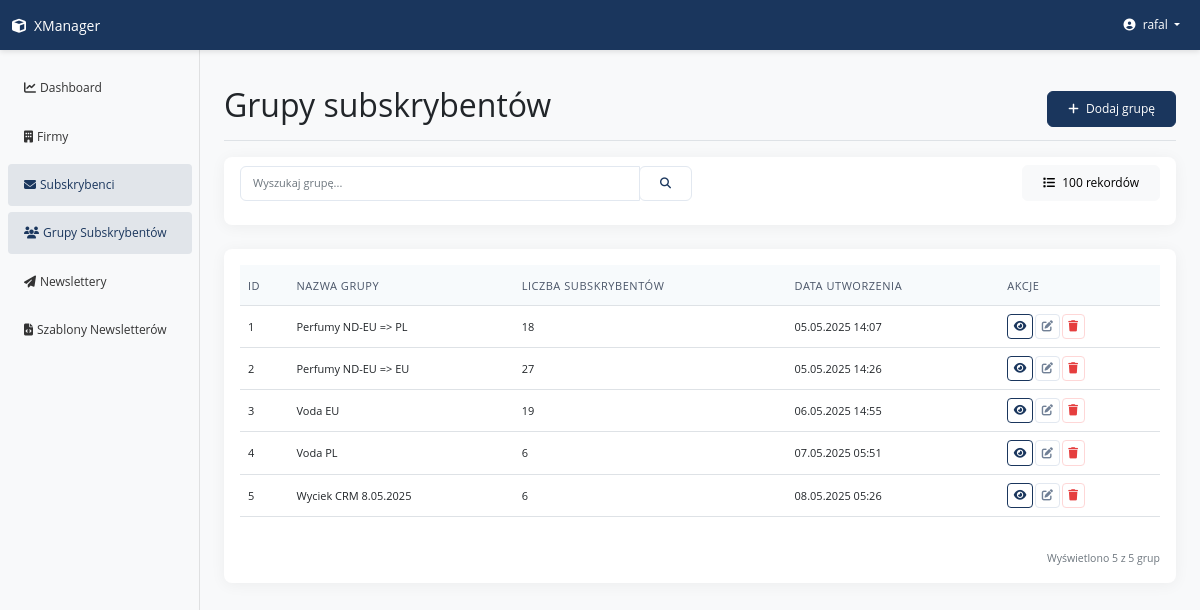
The app's page /subscribers/groups/ (signed in) with its own data.
### apps/subscriber/models.py (models this page shows, shortened)
class SubscriberGroup(CoreModel):
    group_name = models.CharField(max_length=100, verbose_name='Group name')
    class Meta:
        verbose_name = ('Subscriber Group')
        verbose_name_plural = ('Subscriber Groups')

### apps/subscriber/views.py (the view)
# urls.py: path('groups/', views.SubscriberGroupListView.as_view(), name='group_list'),
class SubscriberGroupListView(LoginRequiredMixin, ListView):
    model = SubscriberGroup
    template_name = 'subscriber/group_list.html'
    context_object_name = 'groups'
    paginate_by = 100
    def get_paginate_by(self, queryset):
        page_size = self.request.GET.get('page_size', str(self.paginate_by))
        self.selected_page_size = page_size
        return int(page_size) if page_size.isdigit() else self.paginate_by
    def get_queryset(self):
        queryset = super().get_queryset()
        search_query = self.request.GET.get('search', '')
        if search_query:
            queryset = queryset.filter(group_name__icontains=search_query)
        return queryset
    def get_context_data(self, **kwargs):
        context = super().get_context_data(**kwargs)
        context['search_query'] = self.request.GET.get('search', '')
        context['selected_page_size'] = getattr(
            self, 'selected_page_size', str(self.paginate_by))
        print(
            f"selected_page_size: {context['selected_page_size']}, type: {type(context['selected_page_size'])}")
        return context

### templates/subscriber/group_list.html (shortened to what this page needs)
{% extends "base.html" %}
{% load static %}
{% block page_title %}Grupy subskrybentów{% endblock %}
{% block page_actions %}
    <a href="{% url 'subscribers:group_create_form' %}" class="btn btn-primary">
        <i class="fas fa-plus me-1"></i> Dodaj grupę
    </a>
{% endblock %}
{% block content %}
    <div class="card mb-4">
        <div class="card-body py-2">
            <form method="get" action="{% url 'subscribers:group_list' %}" class="row g-3 align-items-center">
                <div class="col-md-6">
                    <div class="input-group input-group-sm">
                        <input type="text" class="form-control form-control-sm" name="search" placeholder="Wyszukaj grupę..." value="{{ search_query|default:'' }}">
                        <button class="btn btn-outline-primary btn-sm" type="submit">
                            <i class="fas fa-search"></i>
                        </button>
                    </div>
                </div>
                <div class="col-md-6 text-end">
                    <div class="dropdown d-inline-block">
                        <button class="btn btn-sm btn-light filter-btn" type="button" id="pageSizeFilterDropdown" data-bs-toggle="dropdown" aria-expanded="false">
    <i class="fas fa-list"></i>
    <span class="ms-1" id="pageSizeText">{{ selected_page_size|default:"100" }} rekordów</span>
</button>
                    </div>
                </div>
            </form>
        </div>
    </div>
    <div class="card">
        <div class="card-body">
            {% if groups %}
            <div class="table-responsive">
                <table class="table table-hover table-sm">
                    <thead>
                        <tr>
                            <th scope="col">ID</th>
                            <th scope="col">Nazwa grupy</th>
                            <th scope="col">Liczba subskrybentów</th>
                            <th scope="col">Data utworzenia</th>
                            <th scope="col">Akcje</th>
                        </tr>
                    </thead>
                    <tbody>
                        {% for group in groups %}
                        <tr>
                            <td>{{ group.id }}</td>
                            <td>{{ group.group_name }}</td>
                            <td>{{ group.subscriber.count }}</td>
                            <td>{{ group.created_at|date:"d.m.Y H:i" }}</td>
                            <td>
                                <div class="btn-group">
                                    <a href="{% url 'subscribers:group_view_subscribers' group.id %}" class="btn btn-sm btn-outline-primary btn-action" title="Zobacz subskrybentów">
                                        <i class="fas fa-eye"></i>
                                    </a>
                                    <a href="{% url 'subscribers:group_update' group.id %}" class="btn btn-sm btn-outline-secondary btn-action" title="Edytuj">
                                        <i class="fas fa-edit"></i>
                                    </a>
                                    <a href="{% url 'subscribers:group_delete' group.id %}" class="btn btn-sm btn-outline-danger btn-action" title="Usuń">
                                        <i class="fas fa-trash"></i>
                                    </a>
                                </div>
                            </td>
                        </tr>
                        {% endfor %}
                    </tbody>
                </table>
            </div>
            <div class="text-end mt-3">
                <span class="text-muted small">Wyświetlono {{ groups|length }} z {% if paginator %}{{ paginator.count }}{% else %}{{ groups|length }}{% endif %} grup</span>
            </div>
            {% else %}
            <div class="alert alert-info">
                <i class="fas fa-info-circle me-2"></i> Brak grup do wyświetlenia.
            </div>
            {% endif %}
        </div>
    </div>
{% endblock %}

### templates/navbar.html (shortened to what this page needs)
    <nav class="navbar navbar-expand-lg navbar-dark bg-primary sticky-top">
        <div class="container-fluid">
            <a class="navbar-brand" href="{% url 'home' %}">
                <i class="fas fa-cube me-2"></i>XManager
            </a>
            <div class="collapse navbar-collapse" id="navbarNav">
                <ul class="navbar-nav">
                    <li class="nav-item dropdown">
                        <a class="nav-link dropdown-toggle" href="#" id="userDropdown" role="button" data-bs-toggle="dropdown" aria-expanded="false">
                            <i class="fas fa-user-circle me-1"></i> {{ request.user.username }}
                        </a>
                    </li>
                </ul>
            </div>
        </div>
    </nav>

### static/css/style.css (style rules this page uses)
body { font-family: 'Open Sans', -apple-system, BlinkMacSystemFont, 'Segoe UI', Roboto, 'Helvetica Neue', Arial, sans-serif; background-color: #f8f9fa; font-size: 12px !important; }
.navbar { box-shadow: 0 2px 5px rgba(0, 0, 0, 0.1); z-index: 1030; background-color: #1a365d !important; }
.navbar .navbar-brand, .navbar .nav-link { color: #ffffff; font-size: 12px !important; }
.navbar .navbar-brand { font-size: 14px !important; }
.card { border-radius: 8px; box-shadow: 0 2px 15px rgba(0, 0, 0, 0.05); border: none; margin-bottom: 20px; }
.card-body.py-2 { padding-top: 0.5rem !important; padding-bottom: 0.5rem !important; }
.form-control, .form-select, .input-group-text, .form-control-sm, .form-select-sm, .input-group-sm>.form-control, .input-group-sm>.input-group-text, .input-group-sm>.btn { font-size: 11px !important; padding: 0.5rem 0.75rem; border-color: #e2e8f0; border-radius: 6px; }
.btn { font-weight: 500; padding: 0.5rem 1.25rem; border-radius: 6px; font-size: 12px !important; }
.btn-sm { padding: 0.5rem 1.25rem !important; font-size: 12px !important; border-radius: 6px !important; }
.btn-primary { background-color: #1a365d; border-color: #1a365d; }
.btn-outline-primary { color: #1a365d; border-color: #1a365d; }
.table { font-size: 12px !important; }
.table th { background-color: #f7fafc; font-weight: 500; color: #4a5568; text-transform: uppercase; font-size: 11px !important; letter-spacing: 0.05em; }
.table td, .table th, .table-sm td, .table-sm th { padding: 0.5rem !important; vertical-align: middle !important; line-height: 1.2; font-size: 11px !important; }
.table tr { height: 40px; }
.btn-action { padding: 0.2rem 0.35rem; font-size: 0.7rem; border-radius: 4px; }
.btn-sm.btn-action { padding: 0.2rem 0.35rem !important; font-size: 0.7rem !important; border-radius: 4px !important; }
.btn-outline-secondary.btn-action, .btn-sm.btn-outline-secondary.btn-action { color: #718096; border-color: #e2e8f0; background-color: transparent; }
.btn-outline-danger.btn-action, .btn-sm.btn-outline-danger.btn-action { color: #e53e3e; border-color: #fed7d7; background-color: transparent; }
td .btn-group { gap: 0.2rem; }
.btn-action i { font-size: 0.7rem; }
.mb-4 { margin-bottom: 1.5rem !important; }
.row>div { margin-bottom: 1rem; }

### records on screen
SubscriberGroup: id "1", group_name "Perfumy ND-EU => PL", subscriber.count "18", created_at "05.05.2025 14:07"
SubscriberGroup: id "2", group_name "Perfumy ND-EU => EU", subscriber.count "27", created_at "05.05.2025 14:26"
SubscriberGroup: id "3", group_name "Voda EU", subscriber.count "19", created_at "06.05.2025 14:55"
SubscriberGroup: id "4", group_name "Voda PL", subscriber.count "6", created_at "07.05.2025 05:51"
SubscriberGroup: id "5", group_name "Wyciek CRM 8.05.2025", subscriber.count "6", created_at "08.05.2025 05:26"

### other values on screen
{{ request.user.username }} "rafal"
{{ selected_page_size|default:"100" }} "100"
{{ groups|length }} "5"
{{ paginator.count }} "5"
